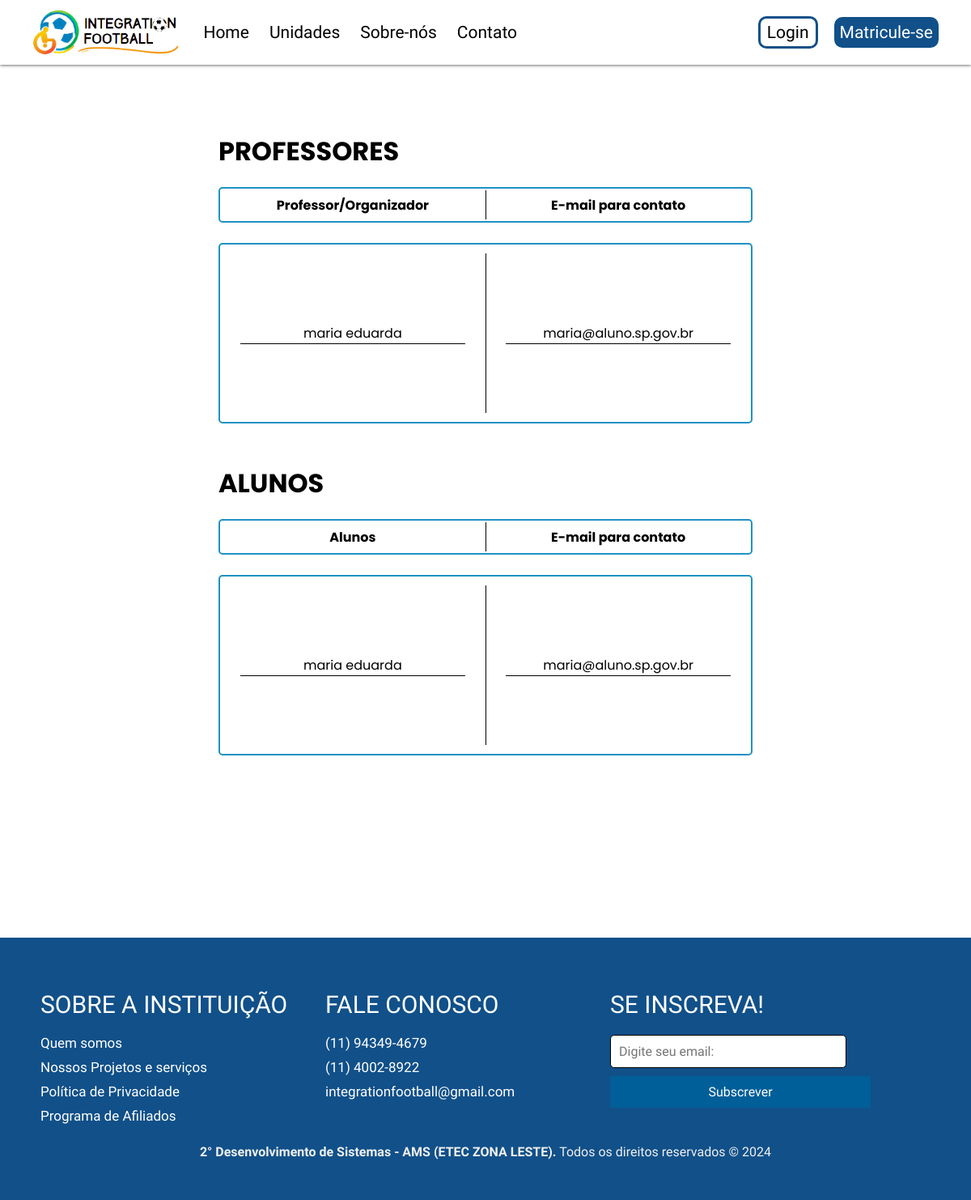
Before: /professores.php with the older database file.
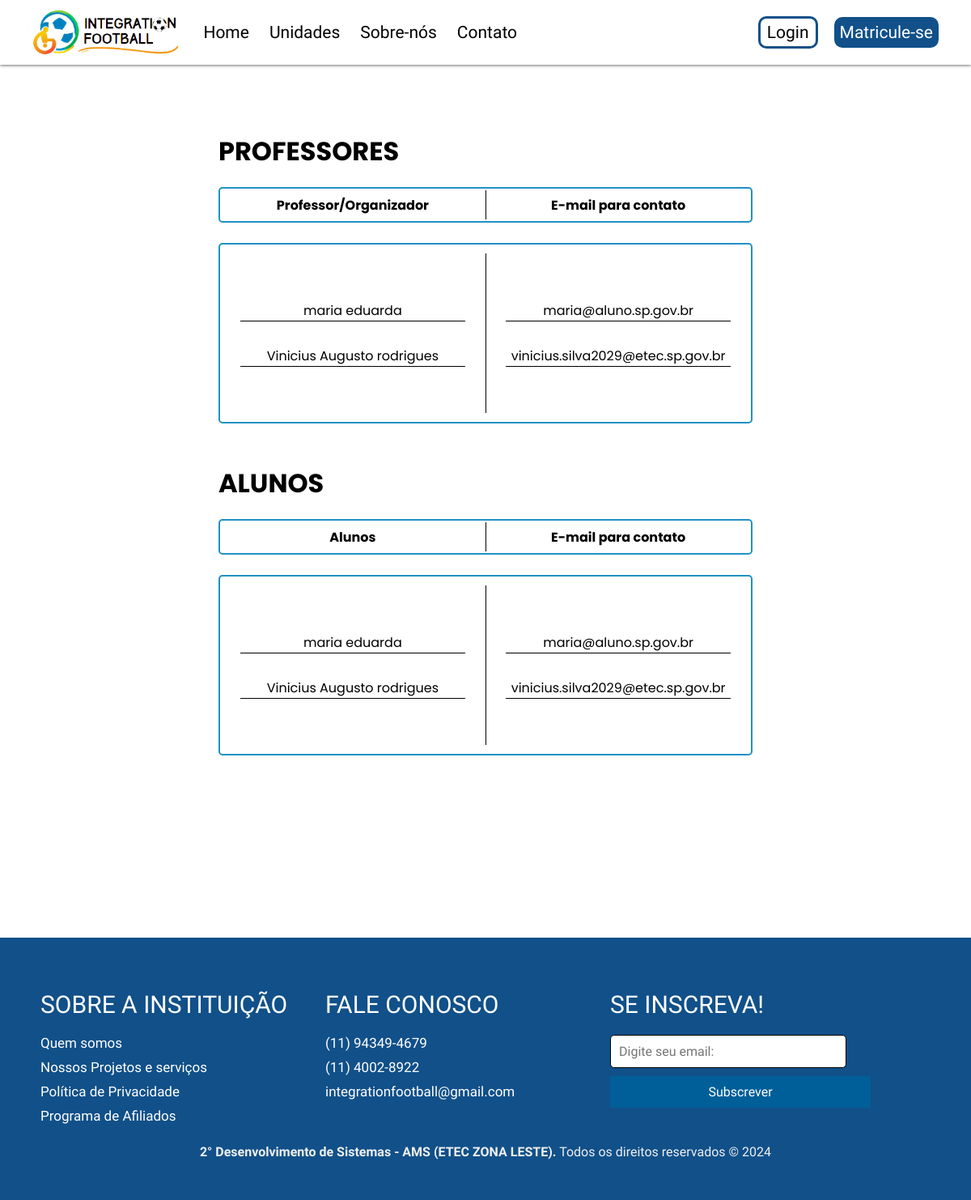
After: the same page with the newer database file.
### tables this page shows
CREATE TABLE `alunos` (
  `id_aluno` int(10) UNSIGNED NOT NULL,
  `data_nasc` date NOT NULL,
  `cpf_aluno` int(11) NOT NULL,
  `telefone_aluno` int(11) NOT NULL,
  `nome_aluno` varchar(255) NOT NULL,
  `email_aluno` varchar(255) NOT NULL,
  `senha` varchar(255) NOT NULL,
  `id_turma` int(10) UNSIGNED DEFAULT NULL
);

### controller/conexao.php (called while the page is built, shortened)
<?php
class Conexao {
    private $host = "localhost";
    private $usuario = "root";
    private $senha = "";
    private $banco = "integrationfootball";
    private $conexao;
    public function __construct() {
        $this->conexao = new mysqli($this->host, $this->usuario, $this->senha, $this->banco);
    }
    public function getConexao() {
        return $this->conexao;
    }
}
?>

### controller/alunocontroller.php (called while the page is built, shortened)
<?php
require_once $_SERVER['DOCUMENT_ROOT'].'/Integration-Football/Integration-Football/model/alunoModel.php';
class AlunoController {
    private $aluno;
    public function __construct() {
        $this->aluno = new Aluno();
        if(isset($_POST['crud'])){
            if($_POST['crud']=="INSERT"){
                $this->inserir();
            }elseif($_POST['crud']=="UPDATE"){
                 $this->atualizar();
            }elseif($_POST['crud']=="DELETE"){
                $this->deletar();
            }
            header("Location:" . "../principal.php");
        }else{
            $this->listar();
        }
    }
    public function listar(){
        return $this->aluno->listar();
    }
}
new AlunoController();
?>

### model/alunoModel.php (called while the page is built, shortened)
<?php
require_once $_SERVER['DOCUMENT_ROOT'] . "/Integration-Football/Integration-Football/controller/conexao.php";
class Aluno {
    private $conexao;
    public function __construct() {
            $this->conexao = new Conexao();
}
    public function listar(){
        $sql = "SELECT * FROM alunos";
        $stmt = $this->conexao->getConexao()->prepare($sql);
        $stmt->execute();
        $result = $stmt->get_result();
        $alunos = [];
        while($aluno = $result->fetch_assoc()){
            $alunos[] = $aluno;
        }
        return $alunos;
    }
}
?>

### professores.php (the view, shortened to what this page needs)
<?php
require_once $_SERVER['DOCUMENT_ROOT'] . '/Integration-Football/Integration-Football/controller/alunocontroller.php';
include_once('./templetes/menu.php');
?>
<div class="container">
    <div id="consulta">
        <form id="form" action="">
            <h1 id="titulo">PROFESSORES</h1>
            <div id="th">
                <div id="th-esquerda">
                    <h3>Professor/Organizador</h3>
                </div>
                <div id="th-direita">
                    <h3>E-mail para contato</h3>
                </div>
            </div>
            <div id="table">
                <div id="nomes-professores">
                    <?php
                    $alunocontroller = new alunocontroller();
                    $alunos = $alunocontroller->listar();
                    foreach ($alunos as $aluno) {
                    ?>
                        <div id="tr-nome">
                            <p><?= $aluno['nome_aluno']; ?></p>
                            <div class="separador-horizontal"></div>
                        </div>
                    <?php } ?>
                </div>
                <div id="contato-professores">
                    <?php
                    $alunocontroller = new alunocontroller();
                    $alunos = $alunocontroller->listar();
                    foreach ($alunos as $aluno) {
                    ?>
                        <div id="tr-nome">
                            <p><?= $aluno['email_aluno']; ?></p>
                            <div class="separador-horizontal"></div>
                        </div>
                    <?php } ?>
                </div>
            </div>
            <br><br>
            <h1 id="titulo">ALUNOS</h1>
            <div id="th">
                <div id="th-esquerda">
                    <h3>Alunos</h3>
                </div>
                <div id="th-direita">
                    <h3>E-mail para contato</h3>
                </div>
            </div>
            <div id="table">
                <div id="nomes-professores">
                    <?php
                    $alunocontroller = new alunocontroller();
                    $alunos = $alunocontroller->listar();
                    foreach ($alunos as $aluno) {
                    ?>
                        <div id="tr-nome">
                            <p><?= $aluno['nome_aluno']; ?></p>
                            <div class="separador-horizontal"></div>
                        </div>
                    <?php } ?>
                </div>
                <div id="contato-professores">
                    <?php
                    foreach ($alunos as $aluno) {
                    ?>
                        <div id="tr-nome">
                            <p><?= $aluno['email_aluno']; ?></p>
                            <div class="separador-horizontal"></div>
                        </div>
                    <?php } ?>
                </div>
            </div>
        </form>
    </div>
    <br><br><br><br><br>
</div>
<?php
include_once('./templetes/footer.php');
?>

Changed rows visible on the page:
added alunos: nome_aluno "Vinicius Augusto rodrigues", email_aluno "vinicius.silva2029@etec.sp.gov.br"
